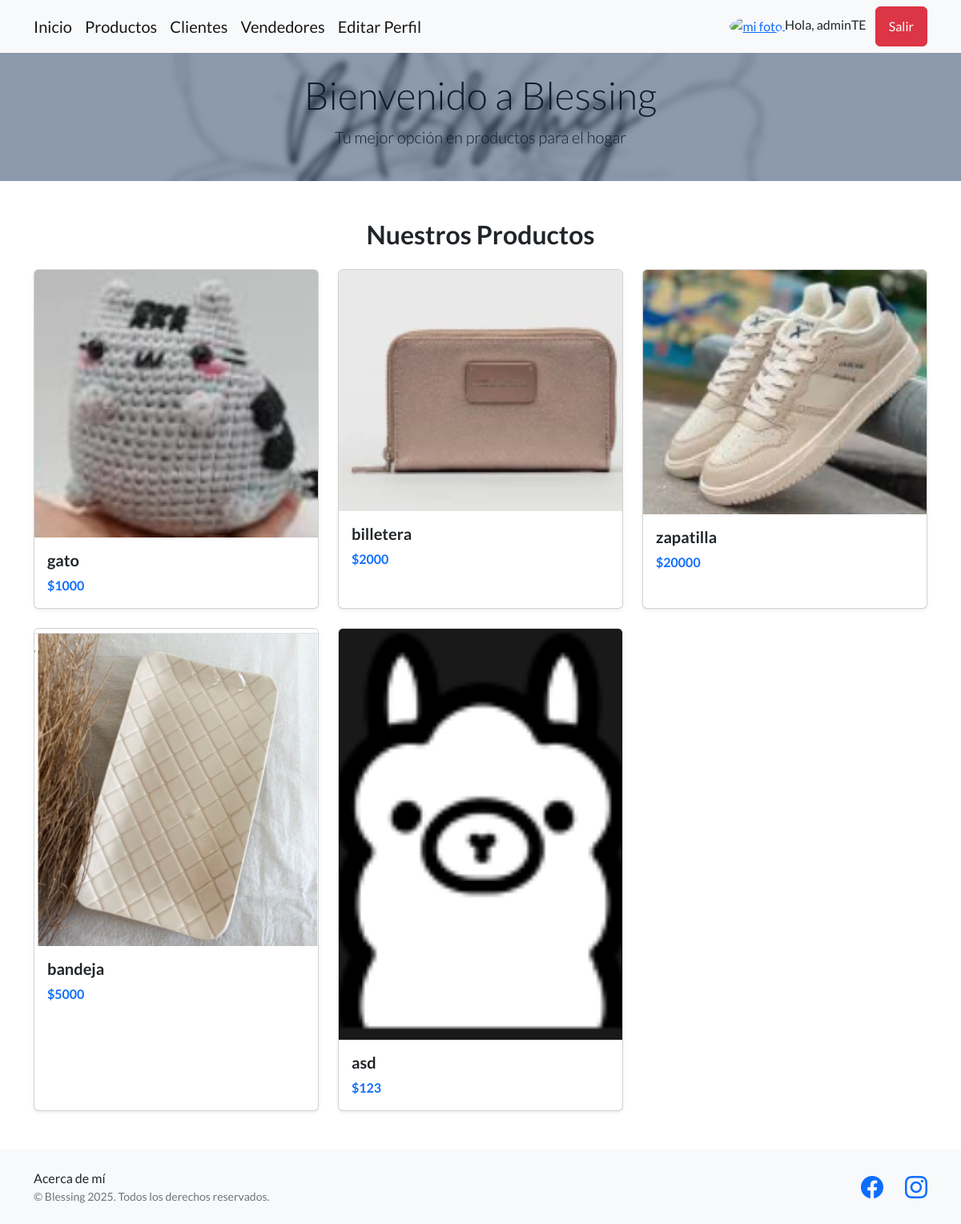
The app's page /app/ (signed in) with its own data.
### aplicacion1/models.py (models this page shows, shortened)
class Productos(models.Model):
    nombre = models.CharField(max_length=50)
    precio = models.IntegerField()
    cantidad = models.IntegerField()
    imagen = models.ImageField(upload_to='productos/', blank=True, null=True)

### aplicacion1/views.py (the view)
# urls.py: path('', views.inicio, name="inicio"),
def inicio(request):
    productos = Productos.objects.all()
    return render(request, 'aplicacion1/inicio.html', {'productos': productos})

### aplicacion1/templates/aplicacion1/inicio.html
{% extends 'aplicacion1/index2.html' %}
{% block contenido %}
<div class="container my-5">
    <h2 class="mb-4 text-center">Nuestros Productos</h2>
    <div class="row row-cols-1 row-cols-md-3 g-4">
        {% for producto in productos %}
        <div class="col">
            <div class="card h-100 shadow-sm">
                {% if producto.imagen %}
                    <img src="{{ producto.imagen.url }}" class="card-img-top" alt="{{ producto.nombre }}">
                {% else %}
                    <img src="https://via.placeholder.com/300x200?text=Sin+Imagen" class="card-img-top" alt="Sin imagen">
                {% endif %}
                <div class="card-body">
                    <h5 class="card-title">{{ producto.nombre }}</h5>
                    <p class="card-text fw-bold text-primary">${{ producto.precio }}</p>
                </div>
            </div>
        </div>
        {% empty %}
        <p class="text-center">No hay productos disponibles.</p>
        {% endfor %}
    </div>
</div>
{% endblock contenido %}

### aplicacion1/templates/aplicacion1/index2.html (shortened to what this page needs)
<!DOCTYPE html>
<html lang="en">
<head>
    {% load static %}
    <link href="https://cdn.jsdelivr.net/npm/bootstrap-icons@1.5.0/font/bootstrap-icons.css" rel="stylesheet" />
    <link href="{% static 'css/styles.css' %}" rel="stylesheet" />
    <link rel="stylesheet" href="https://cdnjs.cloudflare.com/ajax/libs/font-awesome/6.4.0/css/all.min.css" />
</head>
<body>
    <nav class="navbar navbar-light bg-light static-top">
        <div class="container">
            {% if user.is_authenticated and user.is_staff %}
                <a class="navbar-brand" href="{% url 'inicio' %}">Inicio</a>
                <a class="navbar-brand" href="{% url 'productos' %}">Productos</a>
                <a class="navbar-brand" href="{% url 'clientes' %}">Clientes</a>
                <a class="navbar-brand" href="{% url 'vendedores' %}">Vendedores</a>
            {% endif %}
            {% if user.is_authenticated %}
            <a class="navbar-brand" href="{% url 'editarPerfil' %}">Editar Perfil</a>
            {% endif %}
            <div class="ms-auto">
                {% if user.is_authenticated %}
                    <a href="{% url 'agregar_avatar' %}">
                        <img src="{{ request.session.avatar }}" height="40" width="40" alt="mi foto" style="border-radius: 50%; object-fit: cover;">
                    </a>
                    <span class="me-2">Hola, {{ user.username }}</span>
                    <a class="btn btn-danger" href="#" onclick="event.preventDefault(); document.getElementById('logout-form').submit();">
                         Salir
                    </a>
                {% else %}
                    <a class="btn btn-primary me-2" href="{% url 'login' %}">Ingresar</a>
                    <a class="btn btn-success" href="{% url 'registro' %}">Registrarse</a>
                {% endif %}
            </div>
        </div>
    </nav>
    <header class="masthead custom-bg">
        <div class="container">
            <h1 class="display-4">Bienvenido a Blessing</h1>
            <p class="lead">Tu mejor opción en productos para el hogar</p>
        </div>
    </header>
    {% block contenido %}
    {% endblock contenido %}
    <footer class="footer bg-light py-4">
        <div class="container">
            <div class="row">
                <div class="col-lg-6 text-center text-lg-start my-auto">
                    <a class="navbar-brand" href="{% url 'about' %}">Acerca de mí</a>
                    <p class="text-muted small mb-0">&copy; Blessing 2025. Todos los derechos reservados.</p>
                </div>
                <div class="col-lg-6 text-center text-lg-end my-auto">
                    <ul class="list-inline mb-0">
                        <li class="list-inline-item me-4">
                            <a href="https://www.facebook.com/share/16TWbSRfxu/" target="_blank" rel="noopener noreferrer">
                                <i class="bi-facebook fs-3"></i>
                            </a>
                        </li>
                        <li class="list-inline-item">
                            <a href="https://www.instagram.com/decohome_blessing/" target="_blank" rel="noopener noreferrer">
                                <i class="bi-instagram fs-3"></i>
                            </a>
                        </li>
                    </ul>
                </div>
            </div>
        </div>
    </footer>
</body>
</html>

### records on screen
Productos: imagen (picture), nombre "gato", precio "1000"
Productos: imagen (picture), nombre "billetera", precio "2000"
Productos: imagen (picture), nombre "zapatilla", precio "20000"
Productos: imagen (picture), nombre "bandeja", precio "5000"
Productos: imagen (picture), nombre "asd", precio "123"

### other values on screen
{{ user.username }} "adminTE"
